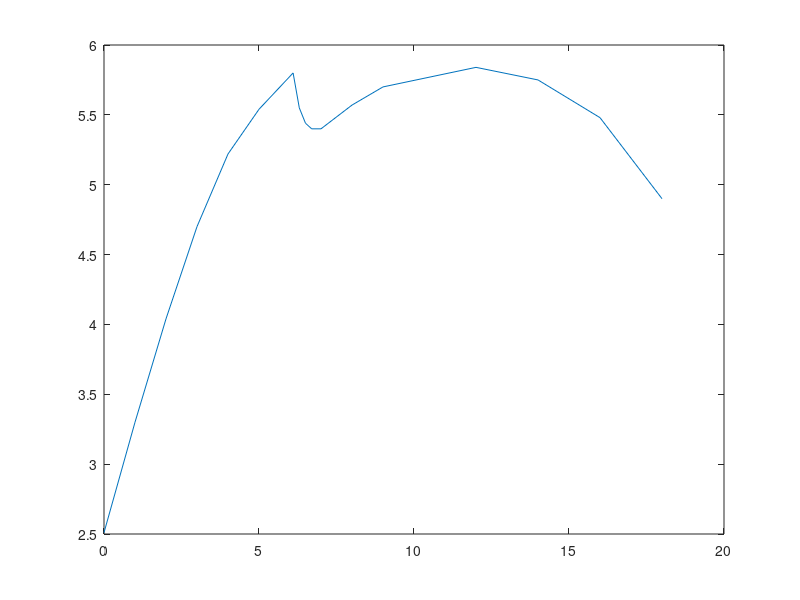

Source code (MATLAB):
xi=[0.0  1.0 2.0 3.0 4.0 5.0 6.1 6.3 6.5 6.7 7.0 8.0 9.0 12.0 14.0 16.0  18.0]
fxi = [2.51 3.30 4.04 4.70 5.22 5.54 5.80 5.55 5.44 5.40 5.40 5.57 5.70 5.84 5.75 5.48 4.90]
plot(xi,fxi)
